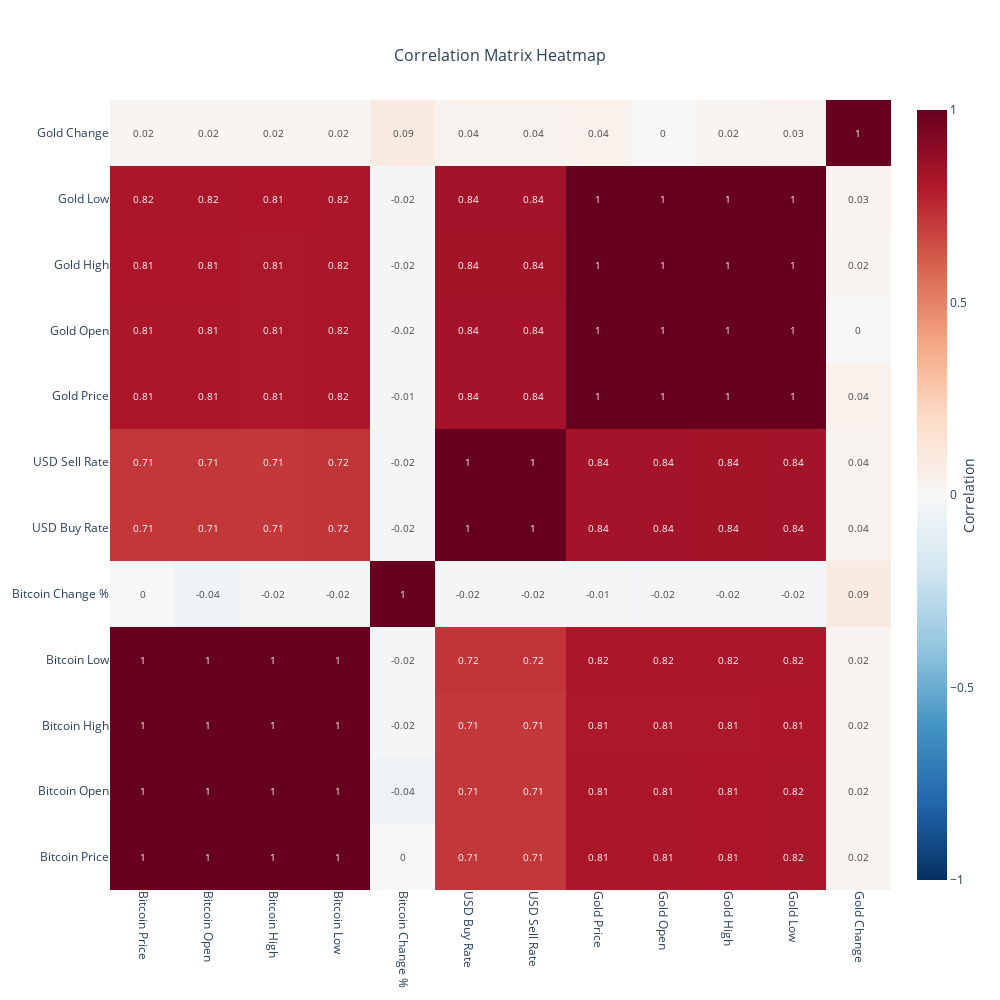

Write notebook code for a chart like this one.
### Code cell
correlation_matrix = eda.plot_correlation_matrix()
correlation_matrix.show()

### Figure 1 — Plotly figure (JSON) as saved in the notebook; plotly's stock layout.template omitted (floating-point values rounded to 4 significant figures; data arrays with more than 128 entries replaced by an {"elided": "..."} marker saying what was removed)
{"data": [{"colorbar": {"title": {"side": "right", "text": "Correlation"}}, "colorscale": [[0, "rgb(5,48,97)"], [0.1, "rgb(33,102,172)"], [0.2, "rgb(67,147,195)"], [0.3, "rgb(146,197,222)"], [0.4, "rgb(209,229,240)"], [0.5, "rgb(247,247,247)"], [0.6, "rgb(253,219,199)"], [0.7, "rgb(244,165,130)"], [0.8, "rgb(214,96,77)"], [0.9, "rgb(178,24,43)"], [1, "rgb(103,0,31)"]], "hoverongaps": false, "text": {"elided": "12x12 float values"}, "textfont": {"size": 10}, "texttemplate": "%{text}", "type": "heatmap", "x": ["Bitcoin Price", "Bitcoin Open", "Bitcoin High", "Bitcoin Low", "Bitcoin Change %", "USD Buy Rate", "USD Sell Rate", "Gold Price", "Gold Open", "Gold High", "Gold Low", "Gold Change"], "y": ["Bitcoin Price", "Bitcoin Open", "Bitcoin High", "Bitcoin Low", "Bitcoin Change %", "USD Buy Rate", "USD Sell Rate", "Gold Price", "Gold Open", "Gold High", "Gold Low", "Gold Change"], "z": {"elided": "12x12 float values"}, "zmax": 1, "zmin": -1}], "layout": {"height": 1000, "title": {"font": {"size": 16}, "text": "Correlation Matrix Heatmap", "x": 0.5, "xanchor": "center", "y": 0.95, "yanchor": "top"}, "width": 1000, "xaxis": {"side": "bottom", "tickangle": 90}, "yaxis": {"side": "left", "tickangle": 0}}}
